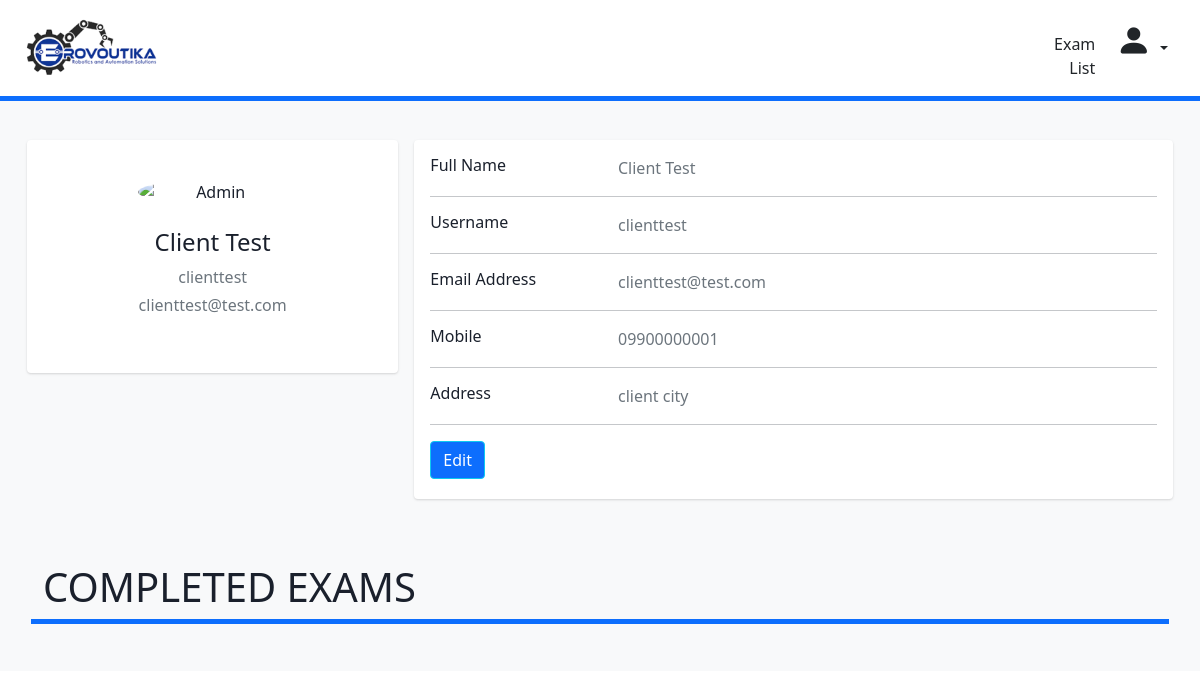
Page /src/webclient/UserProfile.php (signed in) on the earlier database version.
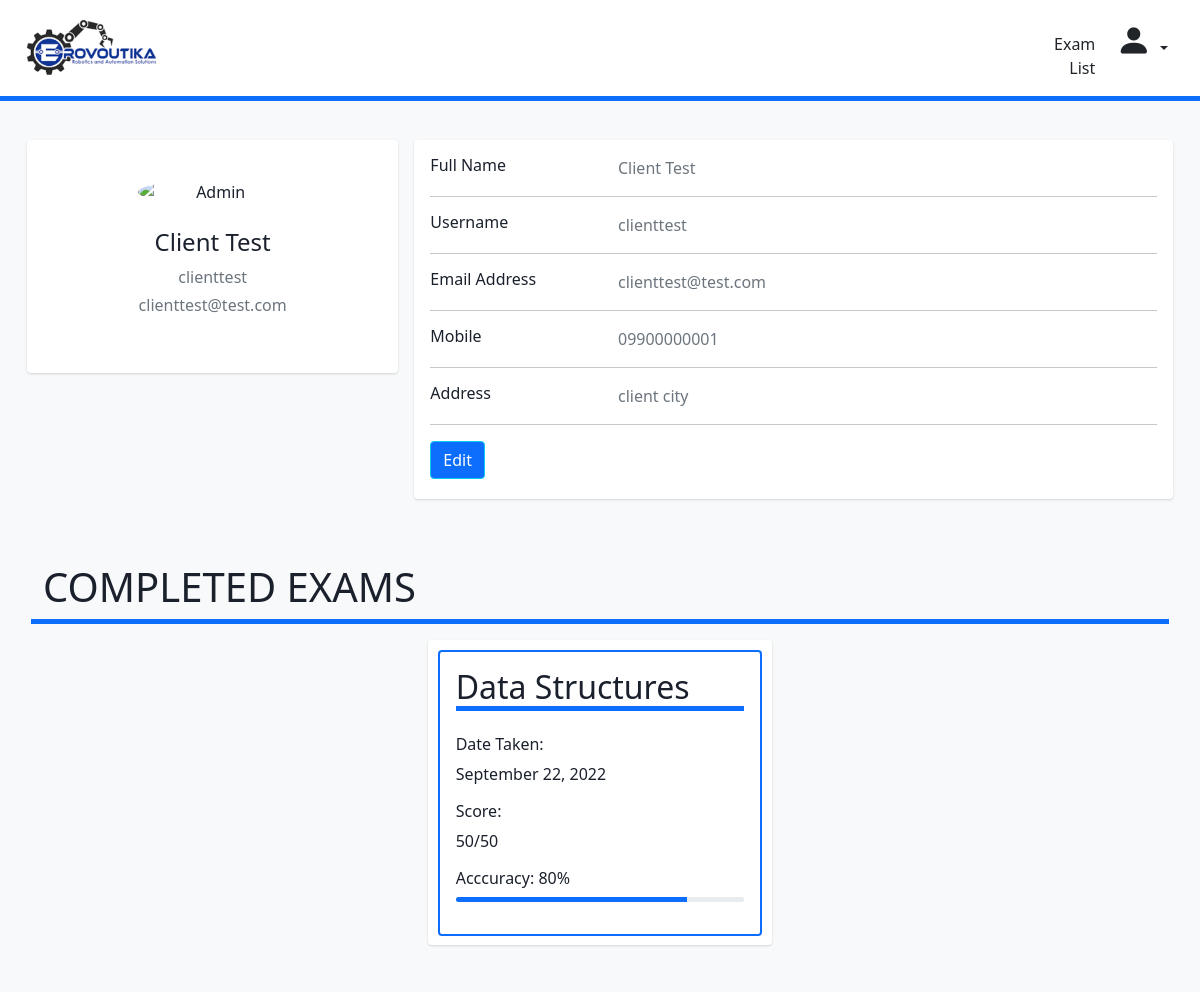
Same page on the later database version.
### tables this page shows
CREATE TABLE `tbExam` (
	`clExID` int(9) UNSIGNED NOT NULL,  
	`clExName` varchar(500) NOT NULL, 
	`clExDescription` varchar(2000) NOT NULL, 
	`clExInstructions` varchar(3000) NOT NULL, 
	`clExPublish` int(1) UNSIGNED NOT NULL,  
	`clExLastEditedBy` int(9) UNSIGNED NOT NULL, 
	`clExPublishedBy` int(9) UNSIGNED DEFAULT NULL, 
	`clExLastEditDate` datetime not null default now(),
    PRIMARY KEY (`clExID`)
);

### src/webclient/UserProfile.php (the view, shortened to what the changed rows need)
<?php
include '../includes/connectdb.php';
if($_SESSION['client_sid']==session_id())
{
		?>
<!DOCTYPE html>
<html lang="en">
   <head>
	<link
      href="https://cdn.jsdelivr.net/npm/bootstrap@5.0.0-beta3/dist/css/bootstrap.min.css"
      rel="stylesheet"
	/>
	<link rel="stylesheet" href="https://cdn.jsdelivr.net/npm/bootstrap-icons@1.4.1/font/bootstrap-icons.css" />
	<link rel="stylesheet" href="../css/UserProfileStyle.css">
</head>
<body>
        <div class="container-fluid bg-light">
            <div class="main-body">
                    <div class="row gutters-sm border-5 border-bottom border-primary ms-1 me-1 mt-5">
                        <h1>COMPLETED EXAMS</h1>
                    </div>
                <div class="exam_container">
                <?php
                  $sql = "SELECT * FROM tbexam";
                  $result = $connectdb->query($sql);
                  if ($result->num_rows > 0) {
                    while($row = $result->fetch_assoc()) {
                      echo '<div class="exam_card h-100">';
                        echo '<div class="card-body border border-2 border-primary rounded">';
                          echo '<h2 class="d-flex align-items-center border-5 border-bottom border-primary mb-4">'
                          .$row["clExName"].'</h2>';
                          echo '
                          <h6>Date Taken: </h6>
                            <p>September 22, 2022</p>
                          <h6>Score: </h6>
                            <p>50/50</p>
                          <h6>Acccuracy: 80%</h6>
                            <div class="progress mb-3" style="height: 5px">
                                <div class="progress-bar bg-primary" role="progressbar" style="width: 80%" aria-valuenow="80" aria-valuemin="0" aria-valuemax="100"></div>';
                          echo '</div>';
                        echo '</div>';
                      echo '</div>';
                    }
                  }
                ?>
                </div>
            </div>
    </div>
    </body>
</html>
<?php
	}
?>

Differences in the rows shown:
added tbexam: clExName "Data Structures"
